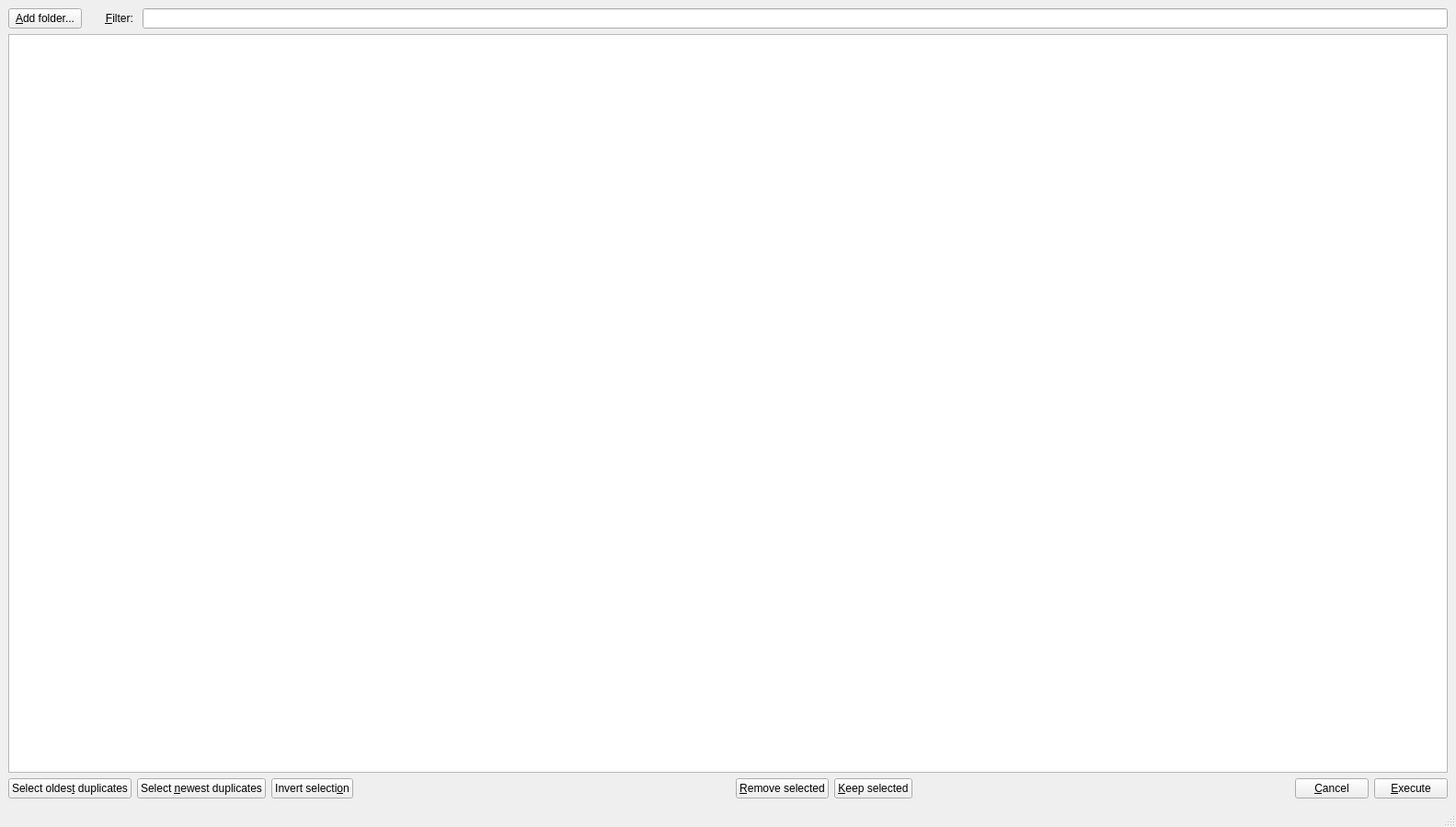
<?xml version="1.0" encoding="UTF-8"?>
<ui version="4.0">
 <class>MainWindow</class>
 <widget class="QMainWindow" name="MainWindow">
  <property name="geometry">
   <rect>
    <x>0</x>
    <y>0</y>
    <width>1583</width>
    <height>899</height>
   </rect>
  </property>
  <property name="windowTitle">
   <string>Duphunter</string>
  </property>
  <widget class="QWidget" name="centralwidget">
   <layout class="QVBoxLayout" name="verticalLayout_2">
    <item>
     <layout class="QVBoxLayout" name="verticalLayout">
      <item>
       <layout class="QHBoxLayout" name="horizontalLayout">
        <item>
         <widget class="QPushButton" name="addFolder">
          <property name="text">
           <string>&amp;Add folder...</string>
          </property>
         </widget>
        </item>
        <item>
         <widget class="QLabel" name="filterLabel">
          <property name="text">
           <string>      &amp;Filter: </string>
          </property>
          <property name="buddy">
           <cstring>filter</cstring>
          </property>
         </widget>
        </item>
        <item>
         <widget class="QLineEdit" name="filter"/>
        </item>
       </layout>
      </item>
      <item>
       <widget class="QTreeView" name="treeView">
        <property name="minimumSize">
         <size>
          <width>1000</width>
          <height>600</height>
         </size>
        </property>
        <property name="selectionMode">
         <enum>QAbstractItemView::ExtendedSelection</enum>
        </property>
       </widget>
      </item>
      <item>
       <layout class="QHBoxLayout" name="horizontalLayout_2">
        <item>
         <widget class="QPushButton" name="selectOldest">
          <property name="text">
           <string>Select oldes&amp;t duplicates</string>
          </property>
         </widget>
        </item>
        <item>
         <widget class="QPushButton" name="selectNewest">
          <property name="text">
           <string>Select &amp;newest duplicates</string>
          </property>
         </widget>
        </item>
        <item>
         <widget class="QPushButton" name="invertSelection">
          <property name="text">
           <string>Invert selecti&amp;on</string>
          </property>
         </widget>
        </item>
        <item>
         <spacer name="horizontalSpacer_2">
          <property name="orientation">
           <enum>Qt::Horizontal</enum>
          </property>
          <property name="sizeHint" stdset="0">
           <size>
            <width>40</width>
            <height>20</height>
           </size>
          </property>
         </spacer>
        </item>
        <item>
         <widget class="QPushButton" name="removeThis">
          <property name="text">
           <string>&amp;Remove selected</string>
          </property>
         </widget>
        </item>
        <item>
         <widget class="QPushButton" name="keepThis">
          <property name="text">
           <string>&amp;Keep selected</string>
          </property>
         </widget>
        </item>
        <item>
         <spacer name="horizontalSpacer">
          <property name="orientation">
           <enum>Qt::Horizontal</enum>
          </property>
          <property name="sizeHint" stdset="0">
           <size>
            <width>40</width>
            <height>20</height>
           </size>
          </property>
         </spacer>
        </item>
        <item>
         <widget class="QPushButton" name="cancel">
          <property name="text">
           <string>&amp;Cancel</string>
          </property>
         </widget>
        </item>
        <item>
         <widget class="QPushButton" name="execute">
          <property name="text">
           <string>&amp;Execute</string>
          </property>
         </widget>
        </item>
       </layout>
      </item>
     </layout>
    </item>
   </layout>
  </widget>
  <widget class="QStatusBar" name="statusbar"/>
  <widget class="QMenuBar" name="menubar">
   <property name="geometry">
    <rect>
     <x>0</x>
     <y>0</y>
     <width>1583</width>
     <height>43</height>
    </rect>
   </property>
  </widget>
 </widget>
 <resources/>
 <connections/>
</ui>
